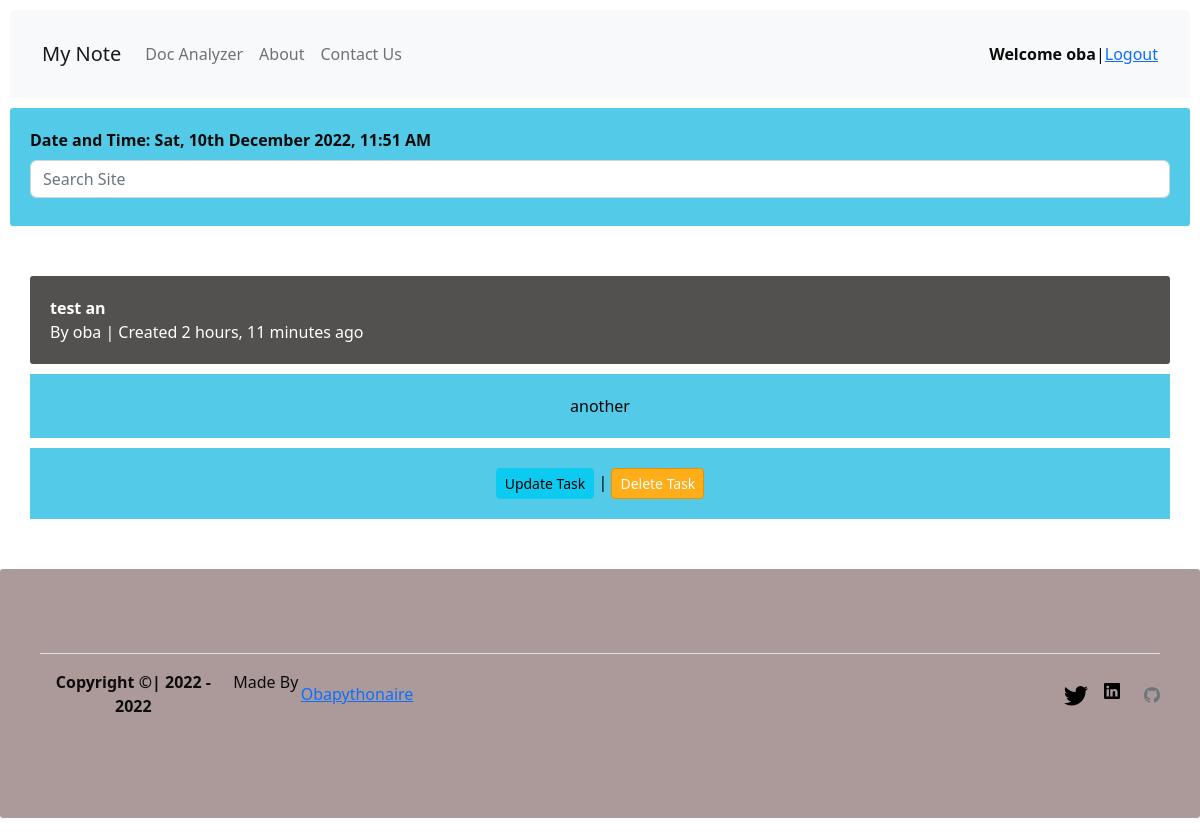
Screenshot of /task14/ (signed in) with the database file from the repository.
### todotasks/models.py (models this page shows, shortened)
class Todo(models.Model):
    creator = models.ForeignKey(User, on_delete = models.SET_NULL, null=True)
    title = models.CharField(max_length = 200)
    body = models.TextField(null=True, blank=True)
    complete = models.BooleanField(default=False)
    created = models.DateTimeField(auto_now_add=True)
    updated = models.DateTimeField(auto_now=True)
    class Meta:
        ordering = [ '-updated', '-created']

### todotasks/views.py (the view)
# urls.py: path('task<str:pk>/', views.TaskPage, name='task'),
@login_required(login_url='login')
def TaskPage(request, pk):
    task = Todo.objects.get(id=pk)
    context={'task': task}
    return render(request, 'todotasks/task.html', context)

### todotasks/templates/todotasks/task.html
{% extends 'main.html' %}
{% block content %}
    {% if request.user == task.creator %}
    <div class="item-row">
        <b>{{task.title}}</b><br>
        By {{request.user.username}} | Created {{task.created|timesince}} ago
    </div>
    <div class="task-header">
        {{task.body}}
    </div>
    <div class="task-header">
    <a class="btn btn-sm btn-info" href="{% url 'update-task' task.id %}">Update Task</a> |
    <a class="btn btn-sm btn-danger" href="{% url 'delete-task' task.id %}">Delete Task</a>
    </div>
    {% else %}
        <div class="item-row">
        <h1><strong >You do not have access to this task, this task was created by {{task.creator}} </strong></h1>
        </div>
    {% endif %}
{% endblock content %}

### templates/main.html (shortened to what this page needs)
{% load static %}
{% load crispy_forms_tags %}
<!doctype html>
<html lang="en">
<head>
    <link href="https://cdn.jsdelivr.net/npm/bootstrap@5.2.2/dist/css/bootstrap.min.css" rel="stylesheet"
>
    <link rel="stylesheet" href="{% static 'styles/main.css' %}" />
</head>
<header>
    <nav class="navbar navbar-expand-md navbar-light bg-light header">
        <div class="container-fluid">
            <a class="navbar-brand" href="/">My Note</a>
            <div class="collapse navbar-collapse" id="navbarsExample04">
                <ul class="navbar-nav me-auto mb-2 mb-md-0">
                    <li class="nav-item">
                        <a class="nav-link" href="{% url 'counter' %}">Doc Analyzer</a>
                    </li>
                    <li class="nav-item">
                        <a class="nav-link" href="/">About</a>
                    </li>
                    <li class="nav-item">
                        <a class="nav-link" href="/">Contact Us</a>
                    </li>
                </ul>
                {% if request.user.is_authenticated %}
                <b>Welcome {{request.user.username}} </b>
                |<a href="{% url 'logout' %}"> Logout</a> <br><br>
                {% else %}
                <a href="{% url 'login' %}">Login</a><br><br>
                {% endif %}
            </div>
        </div>
    </nav>
</header>
<body>
    {% include 'header.html' %}
    <div class="center-column">
        {% block content %}
        {% endblock content %}
    </div>
    {% include 'footer.html' %}
</body>
</html>

### static/styles/main.css (style rules this page uses)
body { margin: 0; width: 100%; font-family: var(--bs-body-font-family); font-size: var(--bs-body-font-size); font-weight: var(--bs-body-font-weight); line-height: var(--bs-body-line-height); color: var(--bs-body-color); color: rgb(5, 5, 5); text-decoration-color: #53cae7; text-align: var(--bs-body-text-align); background-color: #638CBB; background-color: var(--bs-body-bg); -webkit-text-size-adjust: 100%; -webkit-tap-highlight-color: transparent; }
.center-column { width: auto; margin: 20px auto; padding: 20px; background-color: rgb(255, 255, 255); color: rgb(5, 5, 5);; border-radius: 3px; }
.header { background-color: #53cae7; margin: 10px; padding: 20px; border-radius: 3px; color: rgb(12, 12, 12); font-size: 16px; }
.task-header { background-color: #53cae7; text-align: center; text-decoration: none; -moz-text-decoration-style: double; margin: 10px; padding: 20px; color: rgb(5, 5, 5); font-size: 16px; }
.item-row { background-color: rgb(83, 80, 80);; margin: 10px; padding: 20px; border-radius: 3px; color: #fff; font-size: 16px; }
.btn-danger { background-color: #ffae19; border-color: #e59400; }

### rows the page displays
Todo: title "test an", created "2 hours, 11 minutes", body "another"

### other values shown
{{ request.user.username }} "oba"
